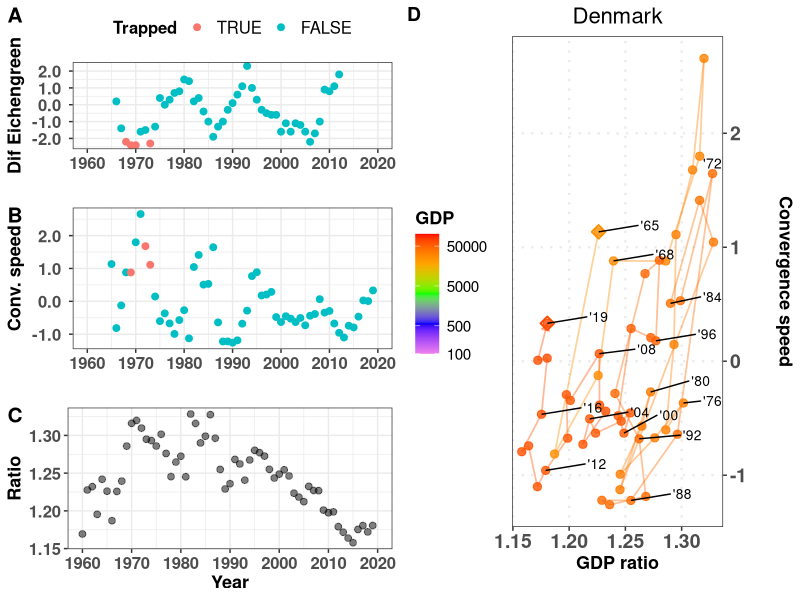
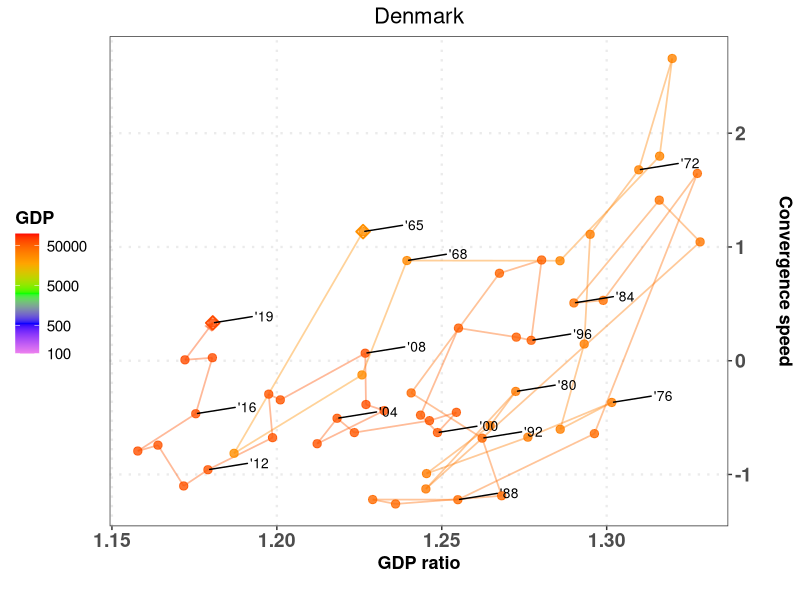
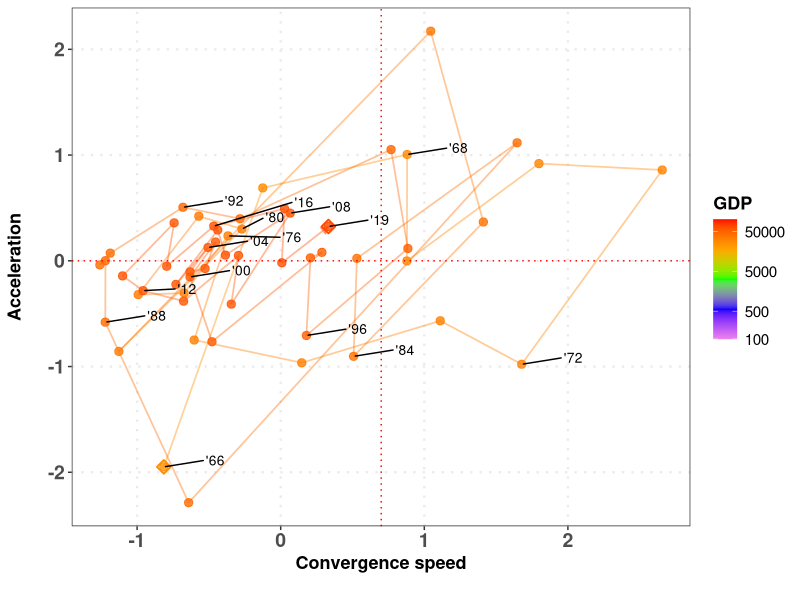
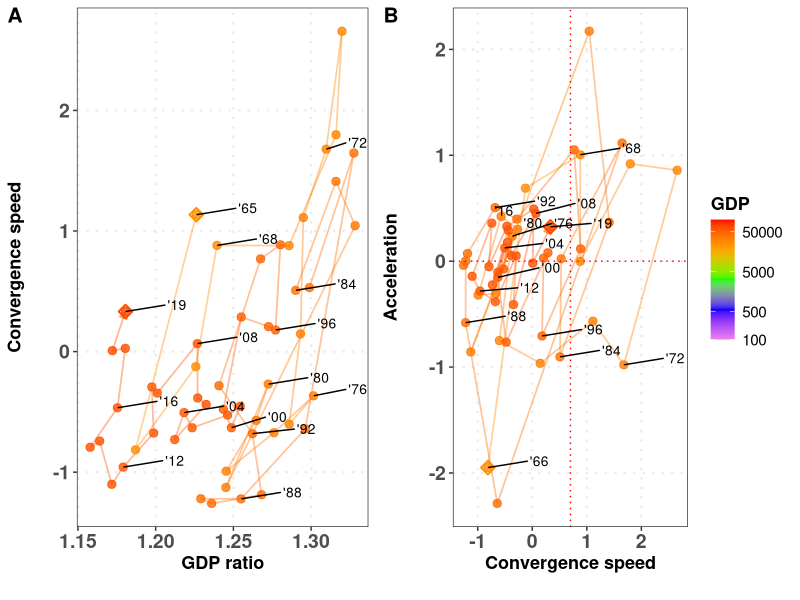
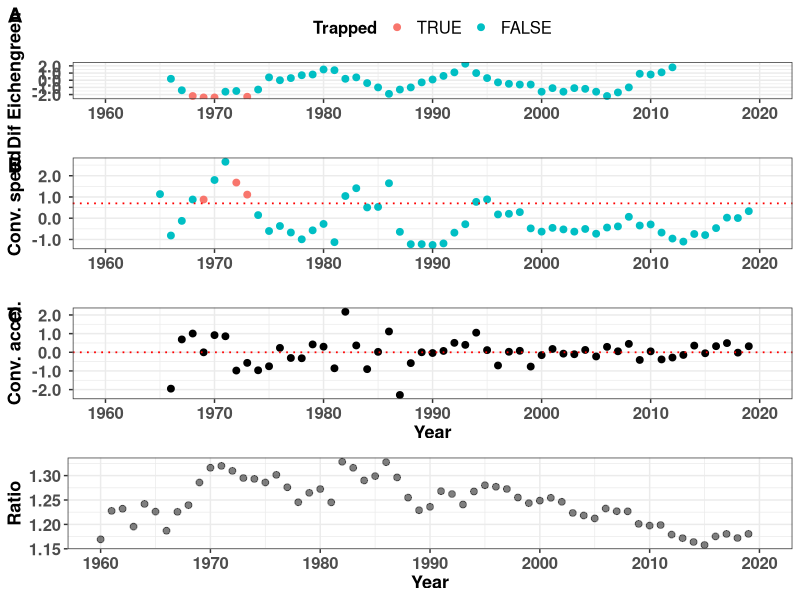

The R script that drew these images, in order:
# Script to generate all magnitudes
# 
# List lcriteria allows to choose GDP, GNI or both
#
# Author: Javier Garcia-Algarra
# August 2021
# 
# set print_indiv to TRUE to procude all plots
# set print_tiff to print the ALL plot in that format
#
# Inputs:  input_data/GDP2010_WB.csv    GNIS.csv
#          config_data/config_plots.csv
#          config_data/criteria.txt
# Results: data/all_speeds_criteria.csv
#          figs/countries

library(ggplot2)
library(ggrepel)
library(cowplot)
library(patchwork)
library(zoo)

# Function to format axis labels
scaleFUN <- function(x) sprintf("%2.1f ", x)

# Function to generate a phase plot
phase_plot <- function(datos,xlabel="",ylabel="",xint=NA,yint=NA,
                       axisright=FALSE,legendpos="none",mbreaks=c())
{      
  pphase <- ggplot(data=datos) +
    geom_path(
      aes(y = Y, x = X, colour=Magnitude),alpha=0.4,size = 0.6,
      arrow = arrow(length = unit(0.2, "cm"),type="closed"))+
    geom_point(aes(y = Y, x = X, colour=Magnitude), size = 2.5,
               alpha=0.8) +
    geom_point(data=datos[1,],aes(y = Y, x = X, colour=Magnitude), size = 3,
               alpha=1,shape=23, stroke=1) +
    geom_point(data=datos[nrow(datos),],aes(y = Y, x = X, colour=Magnitude), size = 3,
               alpha=1,shape=23, stroke=1) +
    scale_color_gradientn(name=criteria,colours=c("violet","blue","green","orange","red"),trans="log",
                          breaks = mbreaks, labels = mbreaks,limits=c(100,100000))+
    geom_text_repel(data=subset(datos,(Year%%4 == 0) | (Year==max(Year)) | (Year==min(Year))),
                    aes(label=sprintf("'%02d",Year%%100),y = Y, x = X),
                    hjust=-2,vjust=-0.2, size=3.5, color= "black" )+
    xlab(xlabel) + ylab(ylabel)+ theme_bw()+
    theme(panel.grid.minor = element_blank(),
          panel.grid.major = element_line(size = 0.8,linetype = "dotted"),
          legend.title = element_text(face="bold", size=13),
          legend.text = element_text( size=11),
          legend.position = legendpos,
          axis.text.y = element_text(face="bold", size=14),
          axis.text.x = element_text(face="bold", size=14),
          axis.title.x = element_text(face="bold", size=13),
          axis.title.y  = element_text(face="bold", size=13),
          plot.title = element_text(hjust = 0.5,size=16))
  if (!is.na(xint))
    pphase <- pphase + geom_vline(xintercept=minconvspeed, color="red",linetype = "dotted",size=0.5)
  if (!is.na(yint))
    pphase <- pphase + geom_hline(yintercept=0, color="red",linetype = "dotted",size=0.5)
  if (axisright)
    pphase <- pphase + scale_y_continuous(position = "right")
  return(pphase)
}



criteria <- read.table("config_data/criteria.txt")
lcriteria <- criteria$V1

configuration_file <- read.table("config_data/config_plots.csv", sep=";", header=TRUE)
if (configuration_file$CountryCode == "MSCI"){           # Plot MSCI countries
  countries_msci <- read.csv("input_data/countries_msci.csv")
  lcountrycode <- countries_msci$ISOCode
} else 
  lcountrycode <- configuration_file$CountryCode

print_indiv <- configuration_file$print_indiv      # Print individual files
print_tiff <- configuration_file$print_tiff        # Produce tiff files. Be careful, each tiff file weights 24 MB!

USA_perc_middle_GNI <- 0.3
USA_perc_middle_GDP <- 0.5
gap_widening_GDP <- 0
gap_widening_GNI <- 0
mmovper <- 5
last_year_Ecihengreen <- 2013
mingb_GDP <- 3.5
mindif_GDP <- -2
minMagnitude_GDP <- 10000
mingb_GNI <- 3.5
mindif_GNI <- -2
minMagnitude_GNI <- 10000
minconvspeed <- 0.7
tdir1 <- "figs"
tdir <- paste0(tdir1,"/countries")
if (!dir.exists(tdir)){
  dir.create(tdir1)
  dir.create(tdir)
}
ppi <- 300
my_breaks <- c(100,500,1000,2500,5000,10000,20000,50000)
my_breaks <- c(100,500,5000,50000)


for (criteria in lcriteria)
{
  count_countries <- 0
  if (criteria == "GDP"){
    USA_perc_middle <- USA_perc_middle_GDP
    mingb <- mingb_GDP
    mindif <- mindif_GDP
    minMagnitude <- minMagnitude_GDP
    gap_widening <- gap_widening_GDP
  }
  else {
    USA_perc_middle <- USA_perc_middle_GNI
    mingb <- mingb_GNI
    mindif <- mindif_GNI
    minMagnitude <- minMagnitude_GNI
    gap_widening <- gap_widening_GNI
  }
  for (countrycode in lcountrycode)
  {
    count_countries <- count_countries + 1
    print(paste(countrycode,criteria))
    if (criteria == "GNI"){
      DATA_WB <- read.csv("input_data/GNIS.csv")
    } else
      DATA_WB <- read.delim2("input_data/GDP2010_WB.csv")
    rawdata <- DATA_WB[DATA_WB$Country.Code==countrycode,]
    usadata <- DATA_WB[DATA_WB$Country.Name=="United States",]
    country <- DATA_WB[DATA_WB$Country.Code==countrycode,]$Country.Name
    datos_pais <- data.frame("Year"=seq(1960,2019))
    datos_pais$Magnitude = 0
    datos_pais$growth = 0
    datos_pais$gb = 0      # Average growth backwards, for Eichengreen criterium
    datos_pais$ga = 0      # Average growth forward
    datos_pais$dif = 0     # Difference among ga and gb for Eichengreen criterium
    datos_pais$dgrowth_dt = 0
    datos_pais$USAMagnitude = 0
    datos_pais$ratio = NA
    datos_pais$drat4rio_dt = 0
    datos_pais$dratio_dt_mmov = 0
    datos_pais$dratio_dt2_mmov = NA
    period_calc = 7
    for (i in 1960:2020){
      datos_pais$Magnitude[i-(1960)] <- as.numeric(rawdata[,4+i-1960])
      datos_pais$USAMagnitude[i-(1960)] <- as.numeric(usadata[,4+i-1960]) # USA GDP or GNI
      datos_pais$ratio[i-(1960)] <- datos_pais$Magnitude[i-(1960)]/datos_pais$USAMagnitude[i-(1960)]
    }
    for (j in 2:nrow(datos_pais))
      datos_pais$growth[j] <- 100*(datos_pais$Magnitude[j] - datos_pais$Magnitude[j-1])/
                              (datos_pais$Magnitude[j-1])  # Magnitude growth
    for (j in 2:(nrow(datos_pais))){
      datos_pais$dgrowth_dt[j] <- (datos_pais$growth[j+1] - datos_pais$growth[j])
      # Gap closing speed
      datos_pais$dratio_dt[j] <- 100*(datos_pais$ratio[j] - datos_pais$ratio[j-1])
      }
    datos_pais$dratio_dt_mmov <- rollmean(datos_pais$dratio_dt, mmovper, fill = NA,  align = "right")
    #datos_pais$dratio_dt2_mmov<- rollmean(datos_pais$dratio_dt2, mmovper_acc, fill = NA,  align = "right")
    
    for (j in 2:(nrow(datos_pais)))
      datos_pais$dratio_dt2_mmov[j] <- (datos_pais$dratio_dt_mmov[j] - datos_pais$dratio_dt_mmov[j-1])
    # criteria Eichengreen
    for (j in period_calc:nrow(datos_pais))
      datos_pais$gb[j] <- sum(datos_pais$growth[(j-(period_calc-1)):j])/period_calc
    for (j in 1:(nrow(datos_pais)-period_calc))
      datos_pais$ga[j] <- sum(datos_pais$growth[(j+1):(j+(period_calc))])/period_calc
    for (j in 1:nrow(datos_pais))
      datos_pais$dif[j] <- datos_pais$ga[j]-datos_pais$gb[j]
    datosplot <- datos_pais[period_calc:(nrow(datos_pais)-period_calc),]
    datosplot$Trapped = FALSE
    limityears <- c(1960,2020)
    yearlabels <- seq(1960,2020,by=10) 
    datosplot$gb = (floor(datosplot$gb* 10)+1)/10
    datosplot$dif = (floor(datosplot$dif* 10)+1)/10
    for (k in 1:nrow(datosplot)){
      datosplot$Trapped[k] = (datosplot$Magnitude[k]>minMagnitude) & (datosplot$gb[k]>=mingb) & (datosplot$dif[k] <= mindif)
    }
    pEichen <- ggplot(data= datosplot, aes(x=Year,y=dif,color=Trapped))+
         geom_point(size=2)+ylab(paste("Dif Eichengreen"))+xlab("")+
         scale_color_discrete(limits = c('TRUE', 'FALSE'))+
         scale_x_continuous(limits=limityears,breaks=yearlabels,labels=yearlabels)+ 
         scale_y_continuous(labels=scaleFUN)+
         theme_bw()+ 
         theme(legend.position="top",
               legend.title = element_text(face="bold", size=12),
               legend.text = element_text( size=12),
            axis.text.y = element_text(face="bold", size=12),
            axis.text.x = element_text(face="bold", size=12),
            axis.title.x = element_text(face="bold", size=13),
            axis.title.y  = element_text(face="bold", size=13))
    
    datosEich <- datos_pais[(datos_pais$Year >= min(datosplot$Year))&
                              (datos_pais$Year<last_year_Ecihengreen),]
    datosEich <- datos_pais 
    datosEich$signacc <- (datosEich$dratio_dt2_mmov < gap_widening) & (datosEich$dratio_dt_mmov > minconvspeed)
    datos_speed <- datosEich[!is.na(datosEich$dratio_dt_mmov),]
    datos_speed[is.na(datos_speed$dratio_dt2_mmov),]$signacc <- FALSE
    pconvergencespeed <- ggplot(data= datos_speed, aes(x=Year,y=dratio_dt_mmov,color=signacc))+
     geom_point(size=2)+ylab(paste("Conv. speed"))+
      scale_x_continuous(limits=limityears,breaks=yearlabels,labels=yearlabels)+
      scale_y_continuous(labels=scaleFUN)+
      scale_color_discrete(limits = c('TRUE', 'FALSE'))+
      theme_bw()+ xlab("")+
      theme(legend.position="none",
            axis.text.y = element_text(face="bold", size=12),
            axis.text.x = element_text(face="bold", size=12),
            axis.title.x = element_text(face="bold", size=13),
            axis.title.y  = element_text(face="bold", size=13))

    pratio <- ggplot(data= datosEich, aes(x=Year,y=ratio))+
      geom_point(size=2,col="black",alpha=0.5)+ylab(paste("Ratio"))+
      scale_x_continuous(limits=limityears, breaks=yearlabels,labels=yearlabels)+
      theme_bw() + xlab("Year")+
      theme(axis.text.y = element_text(face="bold", size=12),
                                axis.text.x = element_text(face="bold", size=12),
                                axis.title.x = element_text(face="bold", size=13),
                                axis.title.y  = element_text(face="bold", size=13))
    
    pacc <- ggplot(data= datosEich, aes(x=Year,y=dratio_dt2_mmov))+
      geom_point(size=2)+ylab(paste("Conv. accel."))+
      scale_x_continuous(limits=limityears, breaks=yearlabels,labels=yearlabels)+
      scale_y_continuous(labels=scaleFUN)+
      geom_hline(yintercept=gap_widening, color="red",linetype = "dotted",size=0.6) +
      theme_bw() + xlab("Year")+
      theme(legend.position = "none",
            axis.text.y = element_text(face="bold", size=12),
            axis.text.x = element_text(face="bold", size=12),
            axis.title.x = element_text(face="bold", size=13),
            axis.title.y  = element_text(face="bold", size=13))
    
    pizda <- plot_grid(
      pEichen, pconvergencespeed, pratio, labels=c("A","B","C"),
      label_size = 15,
      ncol = 1
    )
    
    datos_pais$Country = country
    datos_pais$CountryCode = rawdata$Country.Code[1]
    if (print_indiv){
      datos_speed <- datos_pais[!is.na(datos_pais$dratio_dt_mmov),]
      datos_acc <- datos_speed[!is.na(datos_speed$dratio_dt2_mmov),]
      datos_speed$X <- datos_speed$ratio
      datos_speed$Y <- datos_speed$dratio_dt_mmov
      pratiospeed <- phase_plot(datos_speed,xlabel=paste(criteria,"ratio\n"),ylabel="Convergence speed\n",
                        xint=NA, yint=NA,axisright = TRUE,legendpos = "left",mbreaks = my_breaks)
      pratiospeedleft <- phase_plot(datos_speed,xlabel=paste(criteria,"ratio\n"),ylabel="Convergence speed\n",
                                xint=NA, yint=NA,axisright = FALSE,legendpos = "none",mbreaks = my_breaks)
      datos_acc$X <- datos_acc$dratio_dt_mmov
      datos_acc$Y <- datos_acc$dratio_dt2_mmov
      pratioacc <- phase_plot(datos_acc,xlabel="Convergence speed\n",ylabel="Acceleration\n",
                              xint=minconvspeed, yint=0,axisright = FALSE,
                              legendpos = "right",mbreaks = my_breaks)
  
      
      pphases <- plot_grid(
        pratiospeedleft, pratioacc, labels=c("A","B"),
        label_size = 15,
        ncol = 2, rel_widths = c(0.47,0.53)
      )
      
      
      wplot <- 13
      hplot <- 7
      nfile <- paste0(tdir,"/ALL_",country,"_",criteria,"_",mmovper)
      prattitle <- pratiospeed+ ggtitle(country)
      png(paste0(nfile,".png"), width=wplot*ppi, height=hplot*ppi, res=ppi)
      todo <- plot_grid(
        pizda,prattitle,labels=c(" ","D"),
        label_size = 14,
        ncol = 2
        )
      print(todo)
      dev.off()
      
      if (print_tiff){
        tiff(paste0(nfile,".tiff"), width=wplot*ppi, height=hplot*ppi,res=ppi)
        print(todo)
        dev.off()
      }
      
      wplot <- 8
      hplot <- 7
      nfile <- paste0(tdir,"/RATIOSvsSPEED_",country,"_",criteria,"_",mmovper)
      png(paste0(nfile,".png"), width=wplot*ppi, height=hplot*ppi, res=ppi)
      print(prattitle)
      dev.off()
      
      if (print_tiff){
        tiff(paste0(nfile,".tiff"), width=wplot*ppi, height=hplot*ppi,res=ppi)
        print(prattitle)
        dev.off()
      }
      
      nfile <- paste0(tdir,"/SPEEDvsACC_",country,"_",criteria,"_",mmovper)
      png(paste0(nfile,".png"), width=wplot*ppi, height=hplot*ppi, res=ppi)
      print(pratioacc)
      dev.off()
      
      
      wplot <- 14
      hplot <- 6
      nfile <- paste0(tdir,"/PHASES_",country,"_",criteria,"_",mmovper)
      png(paste0(nfile,".png"), width=wplot*ppi, height=hplot*ppi, res=ppi)
      print(pphases)
      dev.off()
      
      wplot <- 7
      hplot <- 9
      nfile <- paste0(tdir,"/TIMELINE_",country,"_",criteria,"_",mmovper)
      png(paste0(nfile,".png"), width=wplot*ppi, height=hplot*ppi, res=ppi)
      ptimes <- plot_grid(
        pEichen, pconvergencespeed+geom_hline(yintercept=minconvspeed, color="red",linetype = "dotted",size=0.6),
        pacc+xlab("Year"),pratio, labels=c("A","B","C"),
        label_size = 15,
        ncol = 1
      )      
      
      if (print_tiff){
        tiff(paste0(nfile,".tiff"), width=wplot*ppi, height=hplot*ppi,res=ppi)
        print(ptimes)
        dev.off()
      }
      
      
      print(ptimes)
      dev.off()
    }
    if (count_countries == 1)
      datos_all <- datos_pais
    else
      datos_all <- rbind(datos_all,datos_pais)
  }

  refx <- USA_perc_middle
  refy <- 0
  lp <- unique(datos_all$Country)
  datadist <- data.frame("Country"=c(),"CountryCode"=c(),"distX"=c(),"distY"=c())
  for (k in lp){
    clean_data <- datos_all[(datos_all$Country == k) & !is.na(datos_all$ratio) & 
                            !is.na(datos_all$dratio_dt_mmov),]
    datosx <- datos_all[(datos_all$Country == k) & !is.na(datos_all$ratio),]$ratio
    datosy <- datos_all[(datos_all$Country == k) & !is.na(datos_all$dratio_dt_mmov),]$dratio_dt_mmov
    datadist <- rbind(datadist,data.frame("Country"=k,"CountryCode"= clean_data$CountryCode[1],
                                          "distX"=mean(clean_data$ratio),
                      "distY"=mean(clean_data$dratio_dt_mmov)))
  }
  
  if (length(lcountrycode)>5)  # to avoid accidental overwriting when testing with a short list
     write.csv(datos_all,paste0("output_data/all_speeds_",criteria,".csv"),row.names = FALSE)
     remove("datos_all")

}
